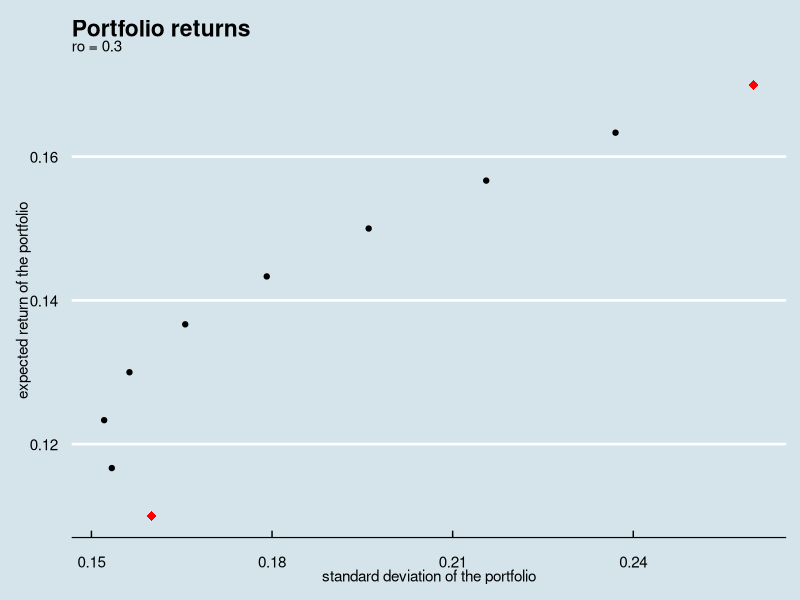
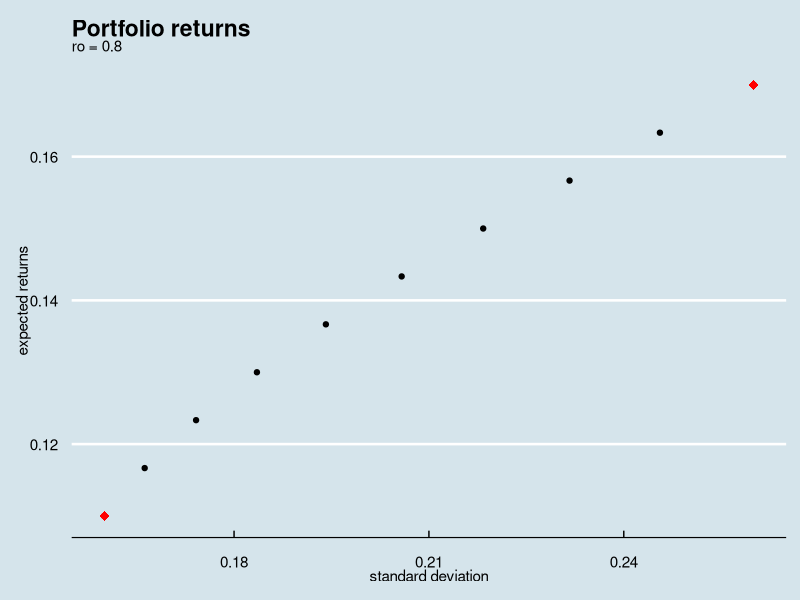

The R script that drew these images, in order:
## ---- chunk 1
# imported all the libraries
library(tidyverse)
library(ggthemes)
## ---- chunk 2
#expected returns on both stocks
er_A=0.11
er_B=0.17

#standard deviation on both stocks
sd_A=0.16
sd_B=0.26

#correlation coefficient
ro = 0.3
new_ro = 0.8

#create weights
A_weights <-seq(from =0,to = 1,length.out=10)

#data table with weights
df_w <- tibble(wA=A_weights,
             wB=(1-A_weights))

#calculate portfolio returns and s.d.
df <- df_w %>% mutate(er_P = wA*er_A + wB*er_B,sd_P = sqrt((wA*sd_A)^2 + (wB*sd_B)^2 + 2*ro*wA*wB*sd_A*sd_B))
df

## ---- chunk 3
#time to plot the data
ggplot() +
geom_point(data = df, aes(x = sd_P, y = er_P,)) +
geom_point(data = tibble(sd = c(sd_A, sd_B), mean = c(er_A, er_B)),
aes(x = sd, y = mean), color = "red", size = 3, shape = 18)+ggtitle("Portfolio returns",subtitle = "ro = 0.3") +xlab("standard deviation of the portfolio")+ylab("expected return of the portfolio")+scale_y_continuous()+scale_x_continuous()+theme_economist()
## ---- chunk 4
# calculate new portfolio returns and s.d.
new_df <- df_w %>% mutate(er_P = wA*er_A + wB*er_B,sd_P = sqrt((wA*sd_A)^2 + (wB*sd_B)^2 + 2*new_ro*wA*wB*sd_A*sd_B))
new_df

## ---- chunk 5
#plot 
ggplot()+geom_point(data = new_df,aes(y=er_P,x=sd_P))+geom_point(data = tibble(sd =c(sd_A,sd_B),mean = c(er_A,er_B)),aes(x=sd,y=mean),color = "red",size=3,shape=18)+ggtitle("Portfolio returns",subtitle = "ro = 0.8")+xlab("standard deviation")+ylab("expected returns")+scale_y_continuous()+scale_x_continuous()+theme_economist()
